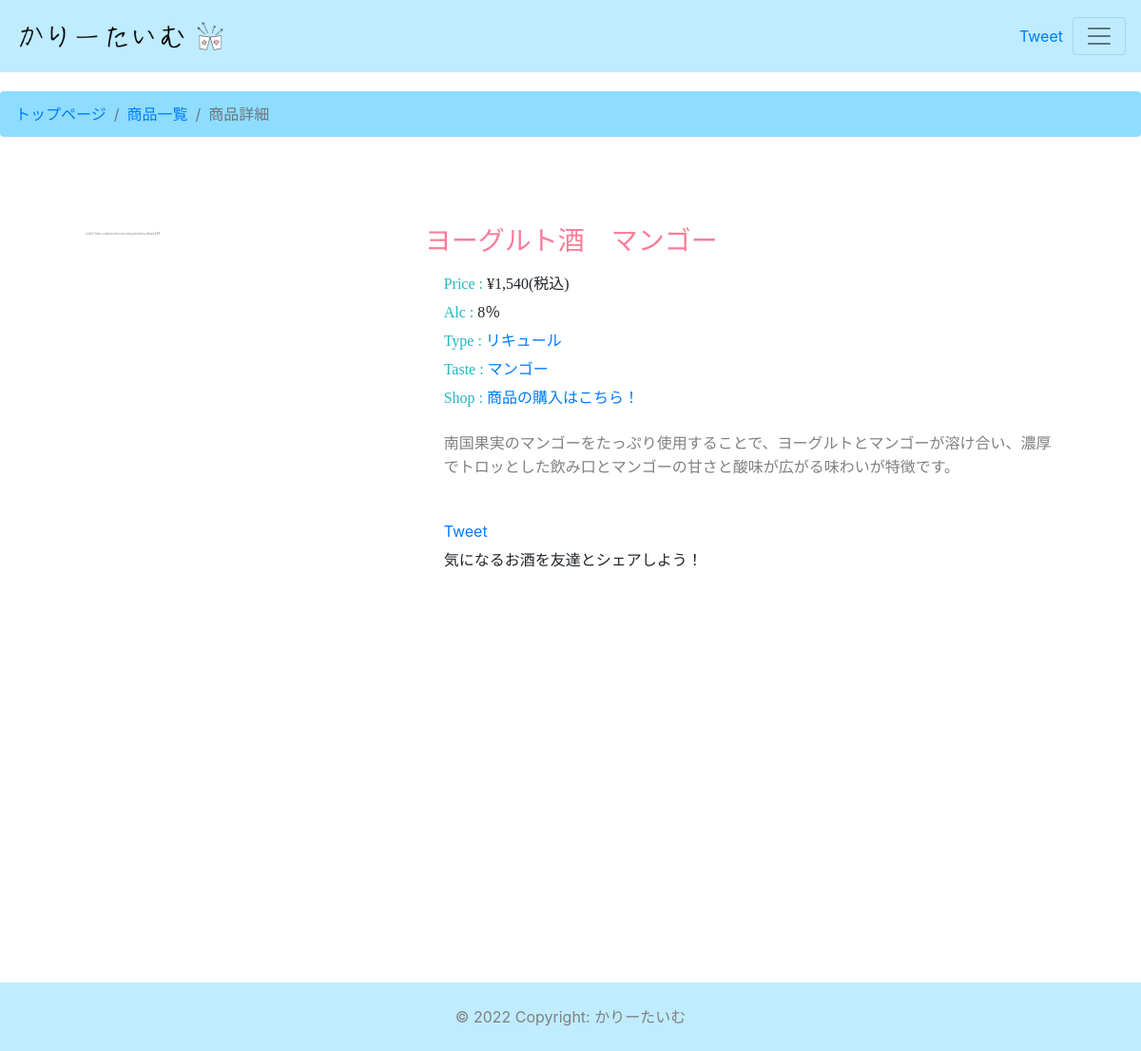
Screenshot of /item/3 with the database file from the repository.
### tables this page shows
CREATE TABLE "Item" (
	"id"	INTEGER,
	"item_name"	TEXT,
	"item_img"	TEXT,
	"price"	TEXT,
	"abv"	TEXT,
	"maker"	TEXT,
	"explain"	TEXT,
	"taste1"	TEXT,
	"taste2"	TEXT,
	"type"	TEXT,
	"scene1"	TEXT,
	"scene2"	TEXT,
	"URL"	TEXT,
	PRIMARY KEY("id" AUTOINCREMENT)
);

### app.py (the view)
@app.route("/item/<id>" , methods = ["GET"])
def item(id):
  conn = sqlite3.connect("Item.db")
  c = conn.cursor()
  c.execute("SELECT item_img, item_name, price, abv, type, taste1, URL, explain FROM Item where id = ?;",(id,))
  item = []  #配列の初期化
  for row in c.fetchall(): #row=新しく作った変数
      item.append({"img":row[0],"item":row[1],"price":row[2],"abv":row[3],"type":row[4],"taste":row[5],"URL":row[6],"explain":row[7]})
  c.close
  print(item)
  print("--------------")
  return render_template("item.html", item = item)

### templates/item.html (shortened to what this page needs)
{% extends "base.html" %}
{% block content %}
<nav aria-label="breadcrumb">
  <ol class="breadcrumb">
    <li class="breadcrumb-item"><a href="http://127.0.0.1:5000/">トップページ</a></li>
    <li class="breadcrumb-item"><a href="#" onclick="history.back(-1);return false;">商品一覧</a></li>
    <li class="breadcrumb-item active" aria-current="page">商品詳細</li>
  </ol>
</nav>
<section id="sec1">
  <div class="item-bg" style="width: 1100px;  height: auto; margin: 0 auto auto auto; padding-top: 20px; padding-right: 50; padding-bottom: 30px;">
    <div class="row no-gutters ">
      <div class="col-md-4">
        <div class="ovarflow-wrap">
          <p style="font-size: 3px; color: gray; margin-left: 5vh; ">引用元:{{item['URL']}}</p>
        </div>
      </div>
      <div class="col-md-8 itembox">
        <div class="itemcard-body">
          <h3 class="item-name">{{item["item"]}}</h3>
          <p class="item-price"><span style="color: #25b7c0;">Price : </span>{{item["price"]}}(税込)</p>
          <p class="item-abv"><span style="color: #25b7c0;">  Alc  : </span>{{item["abv"]}}</p>
          <p class="item-type"><span style="color: #25b7c0;"> Type : </span><a href="/type_list/{{item['type']}}">{{item["type"]}}</a></p>
          <p class="item-type"><span style="color: #25b7c0;">Taste : </span><a href="/taste1_list/{{item['taste']}}">{{item["taste"]}}</a></p>
          <p class="item-shop"><span style="color: #25b7c0;"> Shop : </span><a href="{{item['URL']}}">商品の購入はこちら！</a></p>
          <p class="item-explain">{{item["explain"]}}</p>
          <div class="tweet-btn" id="item-tweet" style="padding-bottom: 40px;">
            <a href="https://twitter.com/share?ref_src=twsrc%5Etfw" class="twitter-share-button" data-size="large" data-text="【沖縄のお酒で乾杯しよう！】気になるお酒を友達とシェア https://twitter.com/lurejunkie/status/1566039107088031745/photo/1" data-via="lurejunkie" data-hashtags="かりーたいむ" data-lang="en" data-show-count="false">Tweet</a><script async src="https://platform.twitter.com/widgets.js" charset="utf-8"></script>
            <p>気になるお酒を友達とシェアしよう！</p>
          </div>
        </div>
      </div>
    </div>
    </div>
</section>
{% endblock %}

### static/css/style.css (style rules this page uses)
html { overflow-y: scroll; }
body, h1, h2, h3, h4, h5, p, ul, ol, li, dl, dt, dd { margin: 0px; padding: 0px; }
body { background-image: url(../img/backg-waves.jpeg); background-repeat: repeat; padding-top: 56px; height: max-content; }
.tweet-btn { margin-left: auto; }
.breadcrumb { margin-top: 5vh; margin-bottom: 5vh; background-color: #8EDDFF; }
#sec1 { min-height: 100vh; position: relative; width: 100%; display: flex; }
.item-bg { background-color: #fff; }
.itembox { padding: auto; }
.itemcard-body { line-height: 30px; padding-left: 30px; }
.col-md-4 { width: 360px; height: 400px; }
.ovarflow-wrap p { height: fit-content; width: 320px; overflow-wrap: break-word; word-break: break-all; }
.item-name { color: #fa7d98; font-weight: 550; line-height: 60px; padding-top: 20px; font-family: sans-serif; }
.item-price { font-family: HuiFontP109; padding-left: 20px; }
.item-abv { font-family: HuiFontP109; padding-left: 20px; }
.item-type { font-family: HuiFontP109; padding-left: 20px; }
.item-shop { font-family: HuiFontP109; padding-left: 20px; }
.item-explain { color: gray; font-size: 16px; line-height: 25px; padding-top: 20px; padding-right: 30px; padding-left: 20px; padding-bottom: 20px; font-family: sans-serif; }
#item-tweet { padding: 20px; }

### rows the page displays
Item: item "ヨーグルト酒 マンゴー", price "¥1,540", abv "8％", type "リキュール", taste "マンゴー", explain "南国果実のマンゴーをたっぷり使用することで、ヨーグルトとマンゴーが溶け合い、濃厚でトロッとした飲み口とマンゴーの甘さと酸味が広がる味わいが特徴です。"
